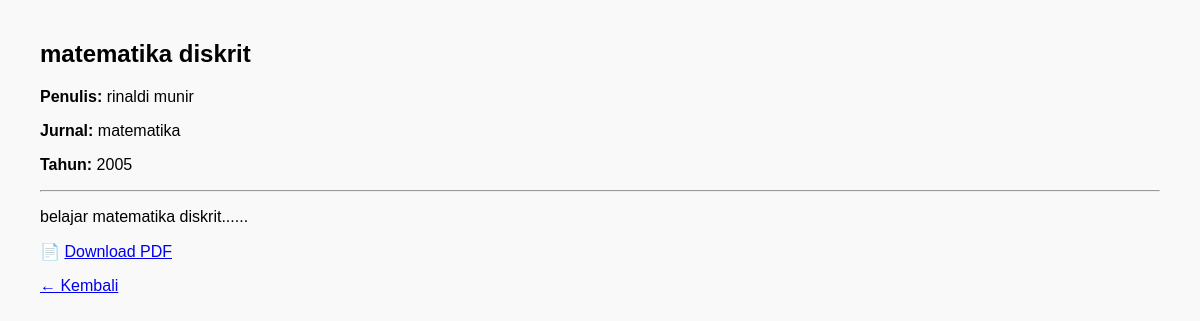
Screenshot of /detail.php?id=2 with the database file from the repository.
### tables this page shows
CREATE TABLE `papers` (
  `id` int NOT NULL,
  `title` varchar(255) NOT NULL,
  `authors` varchar(255) NOT NULL,
  `abstract` text,
  `journal` varchar(150) DEFAULT NULL,
  `year` int DEFAULT NULL,
  `pdf_link` varchar(255) DEFAULT NULL,
  `created_at` timestamp NULL DEFAULT CURRENT_TIMESTAMP
);

### detail.php (the view, shortened to what this page needs)
<?php
include "config.php";
$id = $_GET['id'];
$query = mysqli_query($conn, "SELECT * FROM papers WHERE id='$id'");
$data = mysqli_fetch_assoc($query);
?>
<!DOCTYPE html>
<html>
<head>
    <link rel="stylesheet" href="style.css">
</head>
<body>
<h2><?= htmlspecialchars($data['title']) ?></h2>
<p><b>Penulis:</b> <?= htmlspecialchars($data['authors']) ?></p>
<p><b>Jurnal:</b> <?= htmlspecialchars($data['journal']) ?></p>
<p><b>Tahun:</b> <?= $data['year'] ?></p>
<hr>
<p><?= nl2br(htmlspecialchars($data['abstract'])) ?></p>
<?php if ($data['pdf_link']): ?>
    <p>
        📄 <a href="<?= $data['pdf_link'] ?>" target="_blank">
        Download PDF
        </a>
    </p>
<?php endif; ?>
<a href="index.php">← Kembali</a>
</body>
</html>

### style.css (style rules this page uses)
body { font-family: Arial, sans-serif; margin: 40px; background: #f9f9f9; }

### rows the page displays
papers: title "matematika diskrit", authors "rinaldi munir", journal "matematika", year "2005", abstract "belajar matematika diskrit......"
